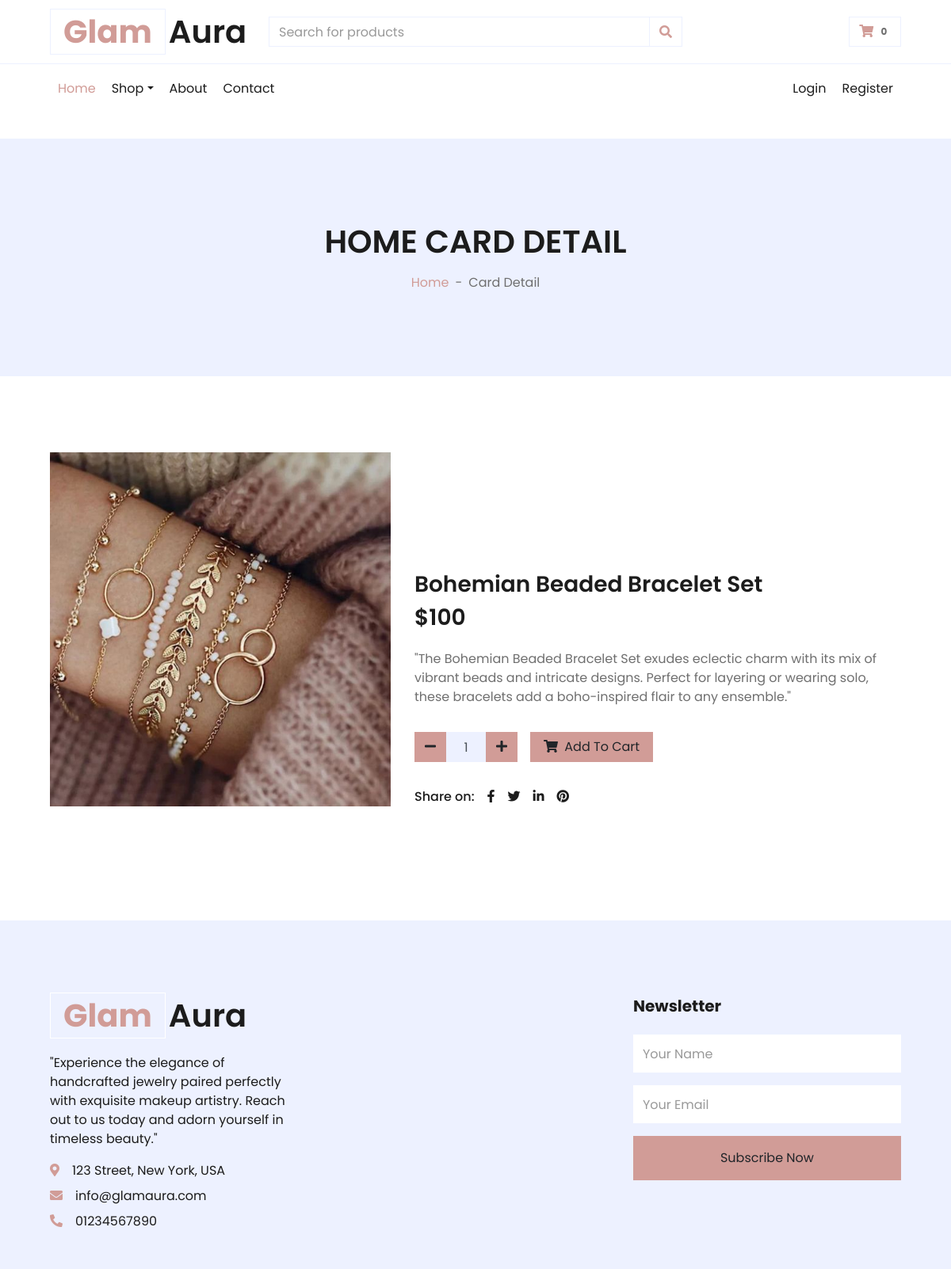
The app's page /glamaura/homedetails.php?shop=5 with its own data.
### tables this page shows
CREATE TABLE `h_card` (
  `c_id` int(255) NOT NULL,
  `c_img` varchar(1000) NOT NULL,
  `c_text` varchar(255) NOT NULL,
  `c_price` varchar(255) NOT NULL,
  `c_desc` varchar(255) NOT NULL
);

CREATE TABLE `contacttext` (
  `head_id` int(255) NOT NULL,
  `head_1` varchar(255) NOT NULL,
  `head_p` varchar(255) NOT NULL,
  `head_2` varchar(255) NOT NULL,
  `head_add` varchar(255) NOT NULL,
  `head_mail` varchar(255) NOT NULL,
  `head_num` varchar(255) NOT NULL
);

### glamaura/homedetails.php (the view)
<?php
require "header.php";
?>
<div class="container-fluid bg-secondary mb-5">
    <div class="d-flex flex-column align-items-center justify-content-center" style="min-height: 300px">
        <h1 class="font-weight-semi-bold text-uppercase mb-3">Home Card Detail</h1>
        <div class="d-inline-flex">
            <p class="m-0"><a href="">Home</a></p>
            <p class="m-0 px-2">-</p>
            <p class="m-0">Card Detail</p>
        </div>
    </div>
</div>
<div class="container-fluid py-5">
    <div class="row px-xl-5">
        <?php
        require "../admin/connection.php";
        $shopid = $_GET['shop'];
        $qry = "SELECT * FROM `h_card` where c_id= $shopid";
        $result = mysqli_query($conn, $qry);
        while ($row = mysqli_fetch_assoc($result)) {
            ?>
            <div class="col-lg-5 pb-5">
                <img class="w-100 h-100" src="../admin/<?php echo $row['c_img']; ?>" alt="Image">
            </div>
            <div class="col-lg-7 pb-5" style=" margin-top: 150px;">
                <h3 class="font-weight-semi-bold">
                    <?php echo $row['c_text']; ?>
                </h3>
                <h3 class="font-weight-semi-bold mb-4">
                    <?php echo $row['c_price']; ?>
                </h3>
                <p class="mb-4">
                    <?php echo $row['c_desc']; ?>
                </p>
                <div class="d-flex align-items-center mb-4 pt-2">
                    <div class="input-group quantity mr-3" style="width: 130px;">
                        <div class="input-group-btn">
                            <button class="btn btn-primary btn-minus">
                                <i class="fa fa-minus"></i>
                            </button>
                        </div>
                        <input type="text" class="form-control bg-secondary text-center" value="1">
                        <div class="input-group-btn">
                            <button class="btn btn-primary btn-plus">
                                <i class="fa fa-plus"></i>
                            </button>
                        </div>
                    </div>
                    <button class="btn btn-primary px-3"><i class="fa fa-shopping-cart mr-1"></i> Add To Cart</button>
                </div>
                <div class="d-flex pt-2">
                    <p class="text-dark font-weight-medium mb-0 mr-2">Share on:</p>
                    <div class="d-inline-flex">
                        <a class="text-dark px-2" href="">
                            <i class="fab fa-facebook-f"></i>
                        </a>
                        <a class="text-dark px-2" href="">
                            <i class="fab fa-twitter"></i>
                        </a>
                        <a class="text-dark px-2" href="">
                            <i class="fab fa-linkedin-in"></i>
                        </a>
                        <a class="text-dark px-2" href="">
                            <i class="fab fa-pinterest"></i>
                        </a>
                    </div>
                </div>
            </div>
        <?php } ?>
    </div>
</div>
<?php
require "footer.php";
?>

### glamaura/footer.php (shortened to what this page needs)
<div class="container-fluid bg-secondary text-dark mt-5 pt-5">
    <div class="row px-xl-5 pt-5">
        <div class="col-lg-4 col-md-12 mb-5 pr-3 pr-xl-5">
            <a href="" class="text-decoration-none">
                <h1 class="mb-4 display-5 font-weight-semi-bold">
                    <span class="text-primary font-weight-bold border border-white px-3 mr-1">Glam</span>Aura
                </h1>
            </a>
            <?php
            require "connection.php";
            $qry = "SELECT * FROM `contacttext`";
            $result = mysqli_query($conn, $qry);
            while ($row = mysqli_fetch_assoc($result)) {
            ?>
                <p><?php echo $row['head_p'] ?></p>
                <p class="mb-2"><i class="fa fa-map-marker-alt text-primary mr-3"></i><?php echo $row['head_add'] ?></p>
                <p class="mb-2"><i class="fa fa-envelope text-primary mr-3"></i><?php echo $row['head_mail'] ?></p>
                <p class="mb-0"><i class="fa fa-phone-alt text-primary mr-3"></i><?php echo $row['head_num'] ?></p>
            <?php } ?>
        </div>
        <div class="col-lg-4 col-md-12 mb-5">
        </div>
        <div class="col-lg-4 col-md-12 mb-5">
            <h5 class="font-weight-bold text-dark mb-4">Newsletter</h5>
            <form action="newsaction.php" method="POST">
                <div class="form-group">
                    <input type="text" name="new_name" class="form-control border-0 py-4" placeholder="Your Name" required="required" />
                </div>
                <div class="form-group">
                    <input type="email" name="new_mail" class="form-control border-0 py-4" placeholder="Your Email" required="required" />
                </div>
                <div>
                    <button class="btn btn-primary btn-block border-0 py-3" name="sub" type="submit">Subscribe Now</button>
                </div>
            </form>
        </div>
    </div>
</div>
</body>
</html>

### records on screen
h_card: c_img (picture), c_text "Bohemian Beaded Bracelet Set", c_price "$100", c_desc "\"The Bohemian Beaded Bracelet Set exudes eclectic charm with its mix of vibrant beads and intricate designs. Perfect for layering or wearing solo, these bracelets add a boho-inspired flair to any ensemble.\""
contacttext: head_p "\"Experience the elegance of handcrafted jewelry paired perfectly with exquisite makeup artistry. Reach out to us today and adorn yourself in timeless beauty.\"", head_add "123 Street, New York, USA", head_mail "info@glamaura.com", head_num "01234567890"
